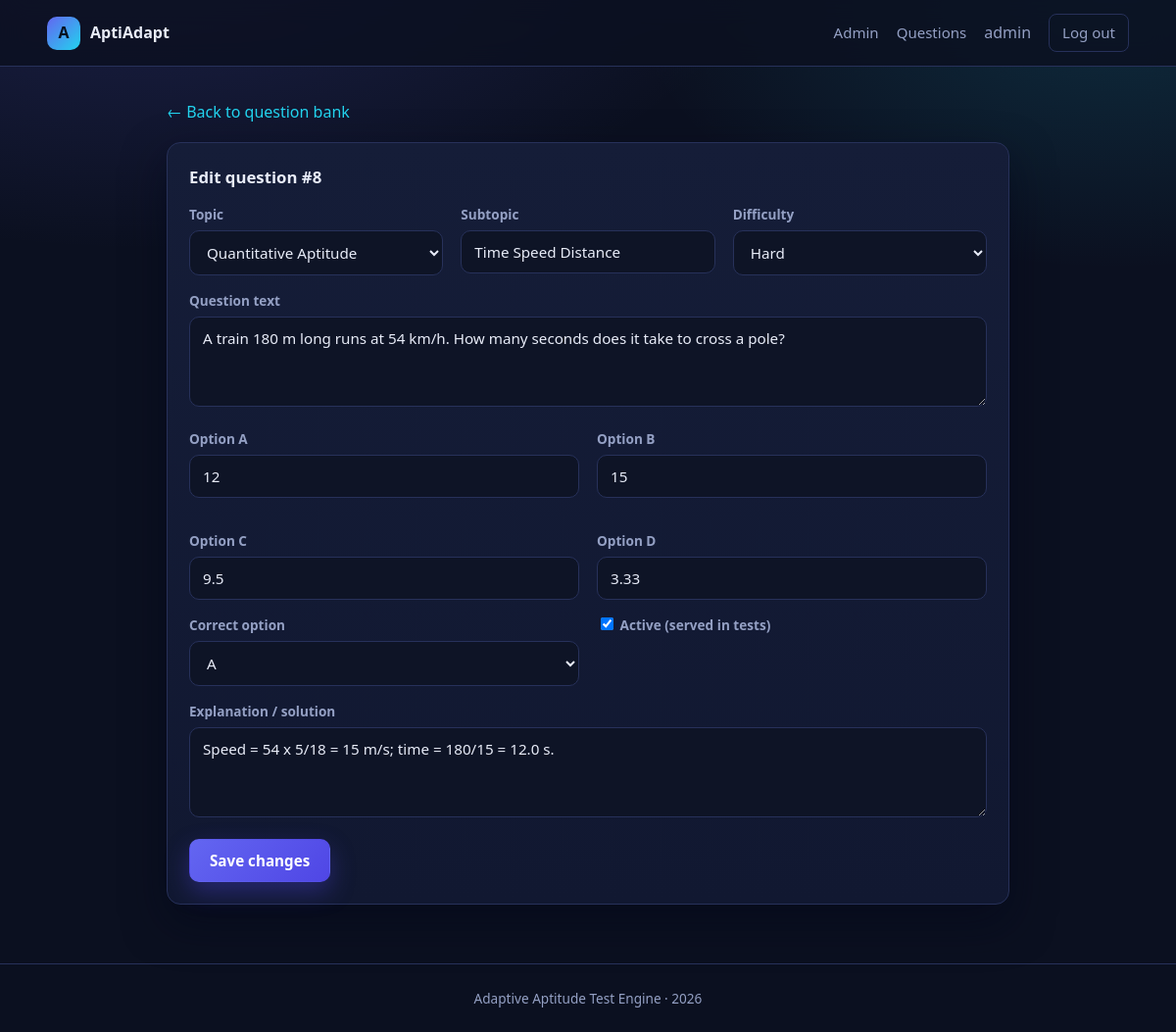
Screenshot of /admin/questions/8/edit (signed in) with the database file from the repository.
### models.py (models this page shows, shortened)
class User(db.Model):
    __tablename__ = "users"
    id = db.Column(db.Integer, primary_key=True)
    username = db.Column(db.String(64), unique=True, nullable=False)
    email = db.Column(db.String(120), unique=True, nullable=False)
    full_name = db.Column(db.String(120))
    college = db.Column(db.String(160))
    password_hash = db.Column(db.String(255), nullable=False)
    is_admin = db.Column(db.Boolean, default=False, nullable=False)
    created_at = db.Column(db.DateTime, default=datetime.utcnow)
    attempts = db.relationship("TestAttempt", backref="user", lazy=True,
                               cascade="all, delete-orphan")

class Question(db.Model):
    __tablename__ = "questions"
    id = db.Column(db.Integer, primary_key=True)
    topic = db.Column(db.String(60), nullable=False, index=True)
    subtopic = db.Column(db.String(80))
    difficulty = db.Column(db.String(10), nullable=False, index=True)  # easy|medium|hard
    question = db.Column(db.Text, nullable=False)
    option_a = db.Column(db.String(255), nullable=False)
    option_b = db.Column(db.String(255), nullable=False)
    option_c = db.Column(db.String(255), nullable=False)
    option_d = db.Column(db.String(255), nullable=False)
    correct_option = db.Column(db.String(1), nullable=False)  # A|B|C|D
    explanation = db.Column(db.Text)
    active = db.Column(db.Boolean, default=True, nullable=False)

### app.py (the view, shortened to what this page needs)
@app.route("/admin/questions/new", methods=["GET", "POST"])
@app.route("/admin/questions/<int:qid>/edit", methods=["GET", "POST"])
@admin_required
def admin_question_form(qid=None):
    q = db.session.get(Question, qid) if qid else None
    if qid and not q:
        abort(404)
    return render_template("admin_question_form.html", q=q)

### app.py (called while the page is built)
def current_user():
    uid = session.get("user_id")
    return db.session.get(User, uid) if uid else None

def admin_required(view):
    @wraps(view)
    def wrapper(*a, **kw):
        u = current_user()
        if not u or not u.is_admin:
            flash("Superuser access required.", "danger")
            return redirect(url_for("admin_login"))
        return view(*a, **kw)
    return wrapper

@app.context_processor
def inject_globals():
    return {"user": current_user(), "year": datetime.utcnow().year}

### templates/admin_question_form.html (shortened to what this page needs)
{% extends "base.html" %}
{% block body %}
{% set topics = ['Quantitative Aptitude', 'Logical Reasoning', 'Verbal Ability', 'Data Interpretation'] %}
<section class="page container" style="max-width:860px">
  <a href="{{ url_for('admin_questions') }}">&larr; Back to question bank</a>
  <div class="card mt">
    <h2 class="card-title">{{ 'Edit question #' ~ q.id if q else 'Add a new question' }}</h2>
    <form method="post">
      <div class="grid grid-3">
        <div class="form-row">
          <label for="topic">Topic</label>
          <select id="topic" name="topic" required>
            {% for t in topics %}<option value="{{ t }}" {{ 'selected' if q and q.topic == t }}>{{ t }}</option>{% endfor %}
          </select>
        </div>
        <div class="form-row">
          <label for="subtopic">Subtopic</label>
          <input id="subtopic" name="subtopic" value="{{ q.subtopic if q else '' }}" placeholder="e.g. Percentages">
        </div>
        <div class="form-row">
          <label for="difficulty">Difficulty</label>
          <select id="difficulty" name="difficulty">
            {% for d in ['easy', 'medium', 'hard'] %}<option value="{{ d }}" {{ 'selected' if q and q.difficulty == d }}>{{ d|capitalize }}</option>{% endfor %}
          </select>
        </div>
      </div>
      <div class="form-row">
        <label for="question">Question text</label>
        <textarea id="question" name="question" required>{{ q.question if q else '' }}</textarea>
      </div>
      <div class="grid grid-2">
        {% for l in ['a', 'b', 'c', 'd'] %}
          <div class="form-row">
            <label for="option_{{ l }}">Option {{ l|upper }}</label>
            <input id="option_{{ l }}" name="option_{{ l }}" required value="{{ q['option_' ~ l] if q else '' }}">
          </div>
        {% endfor %}
      </div>
      <div class="grid grid-2">
        <div class="form-row">
          <label for="correct_option">Correct option</label>
          <select id="correct_option" name="correct_option">
            {% for l in ['A', 'B', 'C', 'D'] %}<option value="{{ l }}" {{ 'selected' if q and q.correct_option == l }}>{{ l }}</option>{% endfor %}
          </select>
        </div>
        {% if q %}
        <div class="form-row">
          <label><input type="checkbox" name="active" value="1" style="width:auto" {{ 'checked' if q.active }}> Active (served in tests)</label>
        </div>
        {% endif %}
      </div>
      <div class="form-row">
        <label for="explanation">Explanation / solution</label>
        <textarea id="explanation" name="explanation">{{ q.explanation if q else '' }}</textarea>
      </div>
      <button class="btn btn-primary" type="submit">{{ 'Save changes' if q else 'Add question' }}</button>
    </form>
  </div>
</section>
{% endblock %}

### templates/base.html (shortened to what this page needs)
<!doctype html>
<html lang="en">
<head>
  <link rel="stylesheet" href="{{ url_for('static', filename='css/style.css') }}">
</head>
<body>
<nav class="nav">
  <div class="container nav-inner">
    <a class="brand" href="{{ url_for('home') }}"><span class="brand-mark">A</span> AptiAdapt</a>
    <div class="nav-links">
      {% if user %}
        {% if user.is_admin %}
          <a href="{{ url_for('admin_dashboard') }}">Admin</a>
          <a href="{{ url_for('admin_questions') }}">Questions</a>
        {% else %}
          <a href="{{ url_for('dashboard') }}">Dashboard</a>
          <a href="{{ url_for('test_start') }}">Start Test</a>
        {% endif %}
        <span class="muted">{{ user.username }}</span>
        <a class="btn btn-ghost btn-sm" href="{{ url_for('logout') }}">Log out</a>
      {% else %}
        <a href="{{ url_for('login') }}">Login</a>
        <a href="{{ url_for('admin_login') }}">Admin</a>
        <a class="btn btn-primary btn-sm" href="{{ url_for('register') }}">Register</a>
      {% endif %}
    </div>
  </div>
</nav>
{% block body %}{% endblock %}
<div class="footer">Adaptive Aptitude Test Engine &middot; {{ year }}</div>
</body>
</html>

### static/css/style.css (style rules this page uses)
:root { --bg: #0b1020; --bg-soft: #111831; --surface: #151d38; --surface-2: #1b2444; --border: #27315a; --text: #e8ecf8; --muted: #94a0c4; --primary: #6366f1; --primary-soft: #818cf8; --accent: #22d3ee; --success: #34d399; --warning: #fbbf24; --danger: #f87171; --radius: 14px; --shadow: 0 18px 44px rgba(3, 7, 25, 0.55); }
* { box-sizing: border-box; }
body { margin: 0; font-family: "Segoe UI", Roboto, "Helvetica Neue", Arial, sans-serif; background: radial-gradient(1100px 600px at 12% -10%, rgba(99,102,241,.22), transparent 60%), radial-gradient(900px 500px at 95% 0%, rgba(34,211,238,.14), transparent 55%), var(--bg); color: var(--text); min-height: 100vh; line-height: 1.55; }
a { color: var(--accent); text-decoration: none; }
.container { width: min(1180px, 92vw); margin: 0 auto; }
.nav { position: sticky; top: 0; z-index: 40; backdrop-filter: blur(12px); background: rgba(11,16,32,.82); border-bottom: 1px solid var(--border); }
.nav-inner { display: flex; align-items: center; gap: 22px; padding: 14px 0; }
.brand { display: flex; align-items: center; gap: 10px; font-weight: 700; color: var(--text); }
.brand-mark { width: 34px; height: 34px; border-radius: 10px; display: grid; place-items: center; background: linear-gradient(135deg, var(--primary), var(--accent)); font-weight: 800; color: #06101f; }
.nav-links { display: flex; gap: 18px; margin-left: auto; align-items: center; flex-wrap: wrap; }
.nav-links a { color: var(--muted); font-size: .94rem; font-weight: 500; }
.btn { display: inline-block; border: 1px solid transparent; cursor: pointer; padding: 11px 20px; border-radius: 10px; font-size: .95rem; font-weight: 600; background: var(--surface-2); color: var(--text); transition: transform .12s ease, box-shadow .12s ease; font-family: inherit; }
.btn-primary { background: linear-gradient(135deg, var(--primary), #4f46e5); color: #fff; box-shadow: 0 10px 24px rgba(79,70,229,.35); }
.btn-ghost { background: transparent; border-color: var(--border); color: var(--text); }
.btn-sm { padding: 7px 13px; font-size: .84rem; border-radius: 8px; }
.card { background: linear-gradient(180deg, var(--surface), var(--bg-soft)); border: 1px solid var(--border); border-radius: var(--radius); padding: 22px; box-shadow: var(--shadow); }
.card-title { margin: 0 0 14px; font-size: 1.05rem; }
.grid { display: grid; gap: 18px; }
.grid-2 { grid-template-columns: repeat(auto-fit, minmax(320px, 1fr)); }
.grid-3 { grid-template-columns: repeat(auto-fit, minmax(240px, 1fr)); }
section.page { padding: 34px 0 60px; }
.form-row { margin-bottom: 15px; }
label { display: block; font-size: .85rem; color: var(--muted); margin-bottom: 6px; font-weight: 600; }
input, select, textarea { width: 100%; padding: 11px 13px; border-radius: 10px; font-size: .95rem; background: #0e1426; border: 1px solid var(--border); color: var(--text); font-family: inherit; }
textarea { min-height: 92px; resize: vertical; }
.footer { border-top: 1px solid var(--border); padding: 24px 0; color: var(--muted); font-size: .85rem; text-align: center; }
.muted { color: var(--muted); }
.mt { margin-top: 18px; }

### rows the page displays
User: username "admin"
Question: id "Edit question #8", subtopic "Time Speed Distance", question "A train 180 m long runs at 54 km/h. How many seconds does it take to cross a pole?", option_a "12" "15" "9.5" "3.33", explanation "Speed = 54 x 5/18 = 15 m/s; time = 180/15 = 12.0 s."

### other values shown
{{ l|upper }} "A" "B" "C" "D"
{{ 'Save changes' if q else 'Add question' }} "Save changes"
form field topic "Quantitative Aptitude"
form field difficulty "Hard"
form field correct_option "A"
